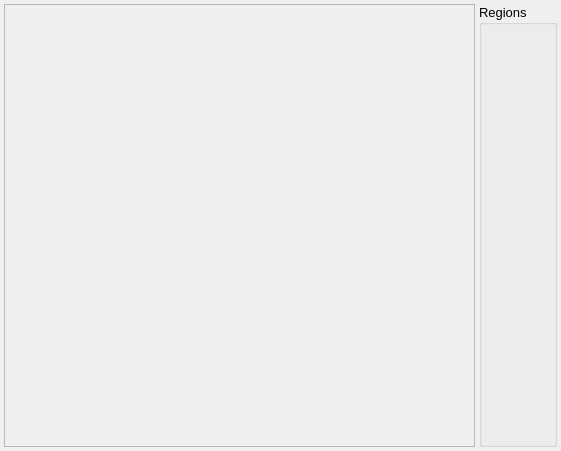
<?xml version="1.0" encoding="UTF-8"?>
<ui version="4.0">
 <class>Integrator1DGizmo</class>
 <widget class="QWidget" name="Integrator1DGizmo">
  <property name="geometry">
   <rect>
    <x>0</x>
    <y>0</y>
    <width>561</width>
    <height>451</height>
   </rect>
  </property>
  <property name="font">
   <font>
    <pointsize>10</pointsize>
   </font>
  </property>
  <property name="windowTitle">
   <string>Form</string>
  </property>
  <layout class="QHBoxLayout" name="horizontalLayout_3">
   <property name="spacing">
    <number>4</number>
   </property>
   <property name="leftMargin">
    <number>4</number>
   </property>
   <property name="topMargin">
    <number>4</number>
   </property>
   <property name="rightMargin">
    <number>4</number>
   </property>
   <property name="bottomMargin">
    <number>4</number>
   </property>
   <item>
    <widget class="QWidget" name="MainWidget" native="true">
     <property name="sizePolicy">
      <sizepolicy hsizetype="Expanding" vsizetype="Expanding">
       <horstretch>0</horstretch>
       <verstretch>99</verstretch>
      </sizepolicy>
     </property>
     <layout class="QHBoxLayout" name="horizontalLayout">
      <property name="spacing">
       <number>4</number>
      </property>
      <property name="leftMargin">
       <number>0</number>
      </property>
      <property name="topMargin">
       <number>0</number>
      </property>
      <property name="rightMargin">
       <number>0</number>
      </property>
      <property name="bottomMargin">
       <number>0</number>
      </property>
      <item>
       <widget class="QFrame" name="PlotWidgetFrame">
        <property name="sizePolicy">
         <sizepolicy hsizetype="Expanding" vsizetype="Expanding">
          <horstretch>0</horstretch>
          <verstretch>0</verstretch>
         </sizepolicy>
        </property>
        <property name="frameShape">
         <enum>QFrame::StyledPanel</enum>
        </property>
        <property name="frameShadow">
         <enum>QFrame::Sunken</enum>
        </property>
        <layout class="QHBoxLayout" name="horizontalLayout_5">
         <property name="spacing">
          <number>0</number>
         </property>
         <property name="leftMargin">
          <number>0</number>
         </property>
         <property name="topMargin">
          <number>0</number>
         </property>
         <property name="rightMargin">
          <number>0</number>
         </property>
         <property name="bottomMargin">
          <number>0</number>
         </property>
         <item>
          <widget class="DataViewer" name="PlotWidget" native="true"/>
         </item>
        </layout>
       </widget>
      </item>
     </layout>
    </widget>
   </item>
   <item>
    <widget class="QWidget" name="ControlsWidget" native="true">
     <layout class="QHBoxLayout" name="horizontalLayout_2">
      <property name="spacing">
       <number>4</number>
      </property>
      <property name="leftMargin">
       <number>0</number>
      </property>
      <property name="topMargin">
       <number>0</number>
      </property>
      <property name="rightMargin">
       <number>0</number>
      </property>
      <property name="bottomMargin">
       <number>0</number>
      </property>
      <item>
       <widget class="QGroupBox" name="RegionsGroup">
        <property name="title">
         <string>Regions</string>
        </property>
       </widget>
      </item>
     </layout>
    </widget>
   </item>
  </layout>
 </widget>
 <customwidgets>
  <customwidget>
   <class>DataViewer</class>
   <extends>QWidget</extends>
   <header>gui/viewer/dataviewer.hui</header>
   <container>1</container>
  </customwidget>
 </customwidgets>
 <resources>
  <include location="../main.qrc"/>
 </resources>
 <connections/>
</ui>
